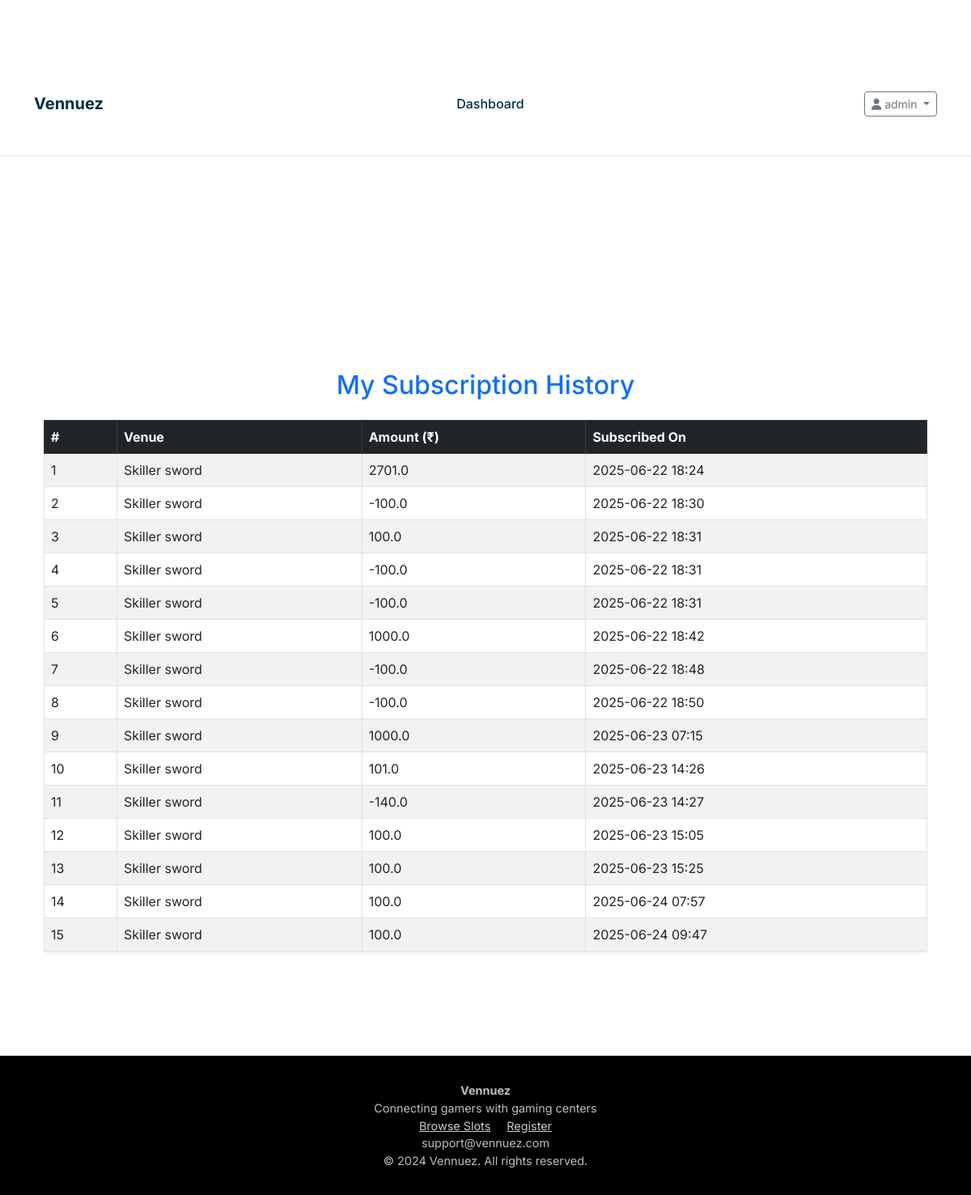
The app's page /my_subscription_history (signed in) with its own data.
### models.py (models this page shows, shortened)
class Owner(UserMixin, db.Model):
    __tablename__ = 'owners'
    id = db.Column(db.Integer, primary_key=True)
    username = db.Column(db.String(80), unique=True, nullable=False)
    email = db.Column(db.String(120), unique=True, nullable=False)
    password_hash = db.Column(db.String(256), nullable=False)
    phone = db.Column(db.String(20), nullable=False)
    gaming_center_name = db.Column(db.String(200), nullable=False)
    address = db.Column(db.String(255), nullable=True)
    active = db.Column(db.Boolean, default=True)
    created_at = db.Column(db.DateTime, default=datetime.utcnow)
    latitude = db.Column(db.Float, nullable=True)
    longitude = db.Column(db.Float, nullable=True)
    google_maps_link = db.Column(db.String(500), nullable=True)
    amenities = db.Column(db.Text, nullable=True)  # Stored as JSON string
    venue_image1 = db.Column(db.String(500), nullable=True)
    venue_image2 = db.Column(db.String(500), nullable=True)
    venue_image3 = db.Column(db.String(500), nullable=True)
    venue_image4 = db.Column(db.String(500), nullable=True)
    images_uploaded = db.Column(db.Boolean, default=False)
    consoles = db.relationship('Console', backref='owner', lazy=True, cascade='all, delete-orphan')
    subscriptions = db.relationship("Subscription", back_populates="owner", cascade="all, delete")

class Subscription(db.Model):
    __tablename__ = "subscription"
    id = db.Column(db.Integer, primary_key=True)
    amount = db.Column(db.Float, nullable=False)
    user_id = db.Column(db.Integer, db.ForeignKey('users.id'), nullable=False)
    owner_id = db.Column(db.Integer, db.ForeignKey('owners.id'), nullable=False)
    created_at = db.Column(db.DateTime, default=datetime.utcnow)
    user = db.relationship("User", back_populates="subscriptions")
    owner = db.relationship("Owner", back_populates="subscriptions")

### routes.py (the view)
@app.route('/my_subscription_history')
@login_required
def subscription_history():
    subs = Subscription.query.filter_by(user_id=current_user.id).all()
    history = []
    for sub in subs:
        venue = Owner.query.get(sub.owner_id)
        history.append({
            "venue_name": venue.gaming_center_name,
            "amount": sub.amount,
            "created_at": sub.created_at
        })
    return render_template("my_subscription_history.html", subscriptions=history)

### app.py (called while the page is built)
@login_manager.user_loader
def load_user(user_id):
    from models import Owner, User
    from flask import session
    user_type = session.get('user_type')
    if user_type == 'owner':
        return Owner.query.get(int(user_id))
    elif user_type == 'user':
        return User.query.get(int(user_id))
    return None

### templates/my_subscription_history.html (shortened to what this page needs)
{% extends "base.html" %}
{% block content %}
<div class="container mt-5">
    <h2 class="text-center mb-4 text-primary">My Subscription History</h2>
    {% if subscriptions %}
    <div class="table-responsive">
        <table class="table table-bordered table-striped shadow-sm">
            <thead class="table-dark">
                <tr>
                    <th>#</th>
                    <th>Venue</th>
                    <th>Amount (₹)</th>
                    <th>Subscribed On</th>
                </tr>
            </thead>
            <tbody>
                {% for sub in subscriptions %}
                <tr>
                    <td>{{ loop.index }}</td>
                    <td>{{ sub.venue_name }}</td>
                    <td>{{ sub.amount }}</td>
                    <td>{{ sub.created_at.strftime('%Y-%m-%d %H:%M') }}</td>
                </tr>
                {% endfor %}
            </tbody>
        </table>
    </div>
    {% else %}
    <p class="text-center text-muted">No subscription history found.</p>
    {% endif %}
</div>
{% endblock %}

### templates/base.html (shortened to what this page needs)
<!DOCTYPE html>
<html lang="en">
<head>
  <link rel="stylesheet" href="{{ url_for('static', filename='css/main.css') }}">
  <link rel="stylesheet" href="https://cdnjs.cloudflare.com/ajax/libs/font-awesome/6.4.0/css/all.min.css" />
  <link href="https://cdn.jsdelivr.net/npm/bootstrap@5.3.0/dist/css/bootstrap.min.css" rel="stylesheet" />
</head>
<body>
  <nav class="navbar navbar-expand-md">
    <div class="container d-flex flex-wrap justify-content-between align-items-center">
      <a class="navbar-brand" href="{{ url_for('index') }}">Vennuez</a>
      <div class="d-none d-md-block mx-auto">
        {% if current_user.is_authenticated %}
          {% if session.user_type != 'owner' %}
            <a href="{{ url_for('user_dashboard') }}" class="nav-link {% if request.endpoint == 'user_dashboard' %}active{% endif %}">
              My Bookings
            </a>
          {% elif session.user_type == 'owner' %}
            <a href="{{ url_for('dashboard') }}" class="nav-link {% if request.endpoint == 'dashboard' %}active{% endif %}">
              Dashboard
            </a>
          {% endif %}
        {% endif %}
      </div>
      <div class="navbar-buttons">
        {% if current_user.is_authenticated %}
          <div class="dropdown">
            <button class="btn btn-outline-secondary dropdown-toggle btn-sm" data-bs-toggle="dropdown">
              <i class="fas fa-user"></i> {{ current_user.username }}
            </button>
          </div>
        {% endif %}
      </div>
    </div>
  </nav>
  <main class="container my-4">
    {% block content %}{% endblock %}
  </main>
  <footer class="footer">
    <div>
      <strong>Vennuez</strong><br />
      Connecting gamers with gaming centers<br />
      <a href="{{ url_for('available_slots') }}" style="color:#ccc; margin-right:1rem;">Browse Slots</a>
      <a href="{{ url_for('register') }}" style="color:#ccc;">Register</a><br />
      support@vennuez.com<br />
      &copy; 2024 Vennuez. All rights reserved.
    </div>
  </footer>
</body>
</html>

### static/css/main.css (style rules this page uses)
:root { --primary: #222831; --secondary: #393e46; --accent: #00adb5; --background: #fff; --text: #222831; --muted: #f5f6fa; --border: #e0e0e0; --success: #00b894; --danger: #e17055; }
* { margin: 0; padding: 0; box-sizing: border-box; }
html, body { height: 100%; overflow-x: hidden; }
body { font-family: 'Inter', Arial, sans-serif; background: var(--background); color: var(--text); min-height: 100vh; line-height: 1.6; }
.btn { background: var(--accent); color: #fff; border: none; border-radius: 4px; padding: 0.5rem 1.25rem; font-size: 1rem; font-weight: 500; cursor: pointer; transition: background 0.2s; outline: none; }
.container { max-width: 1200px; margin: 0 auto; padding: 96px 1.5rem 2rem 1.5rem; }
.btn { display: inline-flex; align-items: center; justify-content: center; padding: 0.75rem 1.5rem; border-radius: 0.25rem; font-weight: 500; cursor: pointer; transition: all 0.2s; border: none; }
h1, h2, h3, h4, h5 { color: var(--primary); font-weight: 700; margin-bottom: 1rem; }
.footer { background: var(--primary); color: #fff; text-align: center; padding: 2rem 1rem 1rem 1rem; margin-top: 3rem; border-top: 1px solid var(--border); }

### templates/base.html (style rules this page uses)
:root { --primary: #003049; --accent: #d62828; }
body { font-family: 'Inter', sans-serif; margin: 0; background: #fff; }
.navbar { background-color: white; padding: 0.75rem 1rem; border-bottom: 1px solid #e5e5e5; }
.navbar .nav-link { color: var(--primary); font-weight: 500; }
.navbar-brand { font-weight: bold; color: var(--primary) !important; }
.footer { background: #000; color: #bdbdbd; padding: 2rem; text-align: center; font-size: 0.9rem; }
.navbar-buttons { display: flex; align-items: center; gap: 0.75rem; }

### records on screen
Owner: username "admin"
Owner: venue_name "Skiller sword" "Skiller sword" "Skiller sword" "Skiller sword" "Skiller sword" "Skiller sword" "Skiller sword" "Skiller sword" "Skiller sword" "Skiller sword" "Skiller sword" "Skiller sword" "Skiller sword" "Skiller sword" "Skiller sword"
Subscription: amount "2701.0", created_at "2025-06-22 18:24"
Subscription: amount "-100.0", created_at "2025-06-22 18:30"
Subscription: amount "100.0", created_at "2025-06-22 18:31"
Subscription: amount "-100.0", created_at "2025-06-22 18:31"
Subscription: amount "-100.0", created_at "2025-06-22 18:31"
Subscription: amount "1000.0", created_at "2025-06-22 18:42"
Subscription: amount "-100.0", created_at "2025-06-22 18:48"
Subscription: amount "-100.0", created_at "2025-06-22 18:50"
Subscription: amount "1000.0", created_at "2025-06-23 07:15"
Subscription: amount "101.0", created_at "2025-06-23 14:26"
Subscription: amount "-140.0", created_at "2025-06-23 14:27"
Subscription: amount "100.0", created_at "2025-06-23 15:05"
Subscription: amount "100.0", created_at "2025-06-23 15:25"
Subscription: amount "100.0", created_at "2025-06-24 07:57"
Subscription: amount "100.0", created_at "2025-06-24 09:47"
